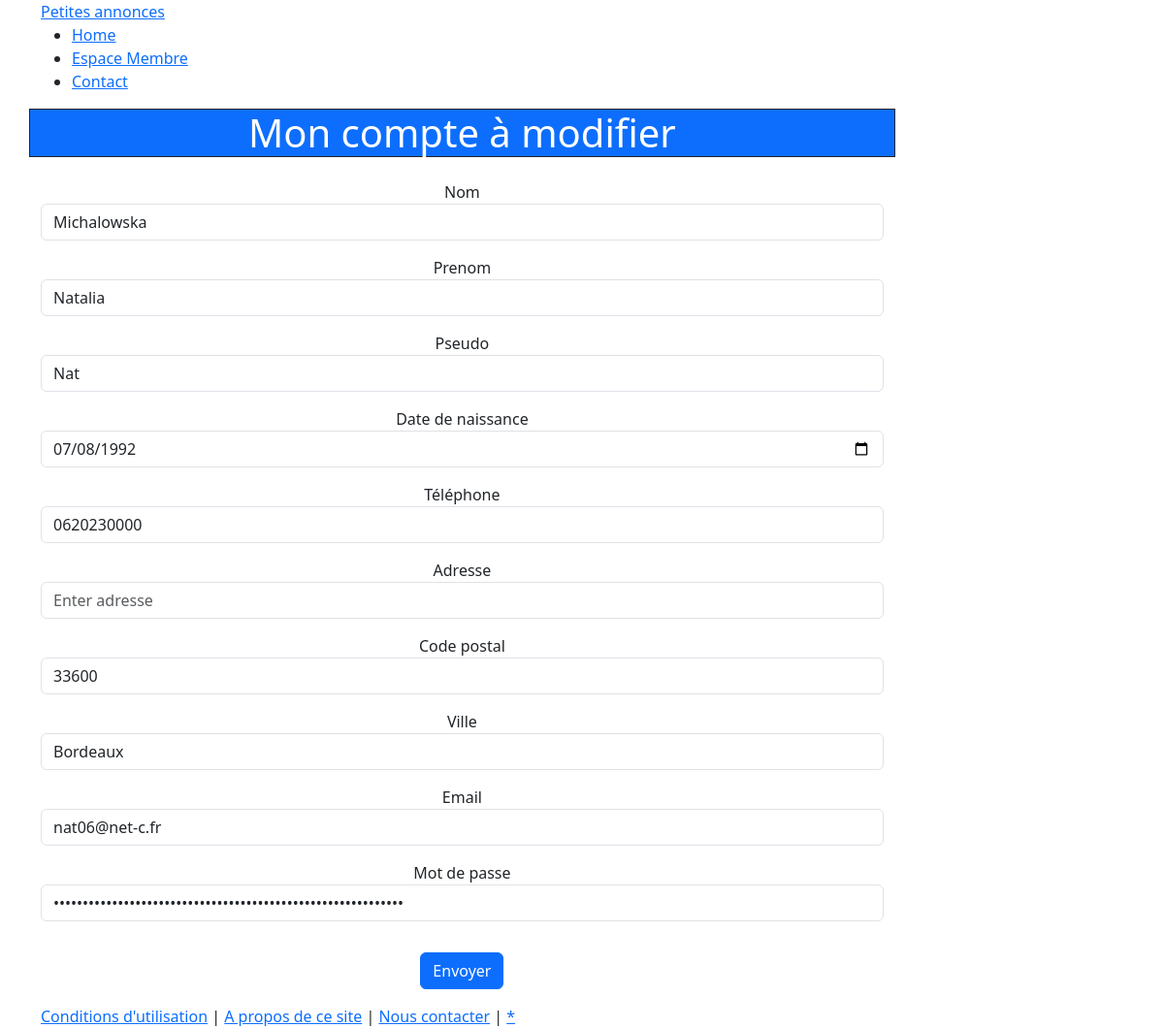
Before: /?p=compte_form (signed in) with the older database file.
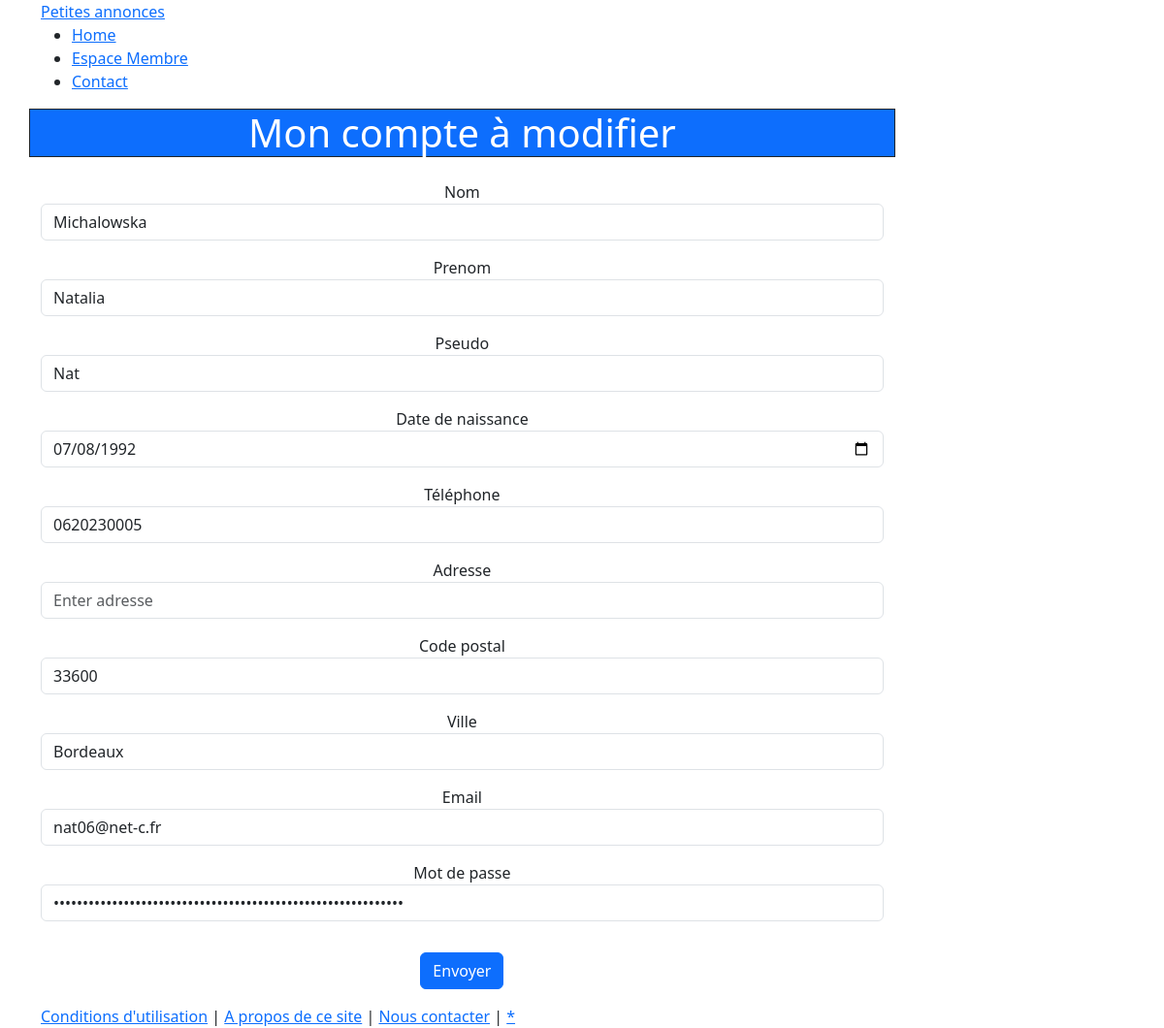
After: the same page with the newer database file.
### tables this page shows
CREATE TABLE IF NOT EXISTS `membres` (
  `id` int UNSIGNED NOT NULL AUTO_INCREMENT,
  `is_admin` tinyint NOT NULL DEFAULT '0',
  `actif` int DEFAULT '1',
  `username` varchar(150) NOT NULL,
  `email` varchar(250) NOT NULL,
  `password` varchar(250) NOT NULL,
  `nom` varchar(150) DEFAULT NULL,
  `prenom` varchar(150) DEFAULT NULL,
  `date_naissance` date DEFAULT NULL,
  `telephone` varchar(20) DEFAULT NULL,
  `adresse` varchar(250) DEFAULT NULL,
  `code_postal` mediumint DEFAULT NULL,
  `ville` varchar(150) DEFAULT NULL,
  `date_inscription` datetime NOT NULL DEFAULT CURRENT_TIMESTAMP,
  `token` varchar(250) DEFAULT NULL,
  `date_validite_token` datetime DEFAULT NULL,
  `cagnotte` float UNSIGNED DEFAULT NULL,
  `date_update` datetime DEFAULT NULL,
  PRIMARY KEY (`id`)
);

### views/Membre/compte_form.php (the view, shortened to what this page needs)
<?php
if(isset($_SESSION['id'])) {
    $id=$_SESSION['id'];
    try {
        $db = connect();
        $membersQuery = $db->prepare('SELECT * FROM membres WHERE id= :id');
        $membersQuery->execute(['id' => $id]);
        $member = $membersQuery->fetch(PDO::FETCH_ASSOC);
    } catch (Exception $e) {
        echo $e->getMessage();
    }
}
?>
<div class='row'>
<h1 class='col-md-12 text-center border border-dark bg-primary text-white'>Mon compte à modifier</h1>
</div>
<div class='row'>
    <form method='post' action=''>
        <div class='form-group my-3'>
            <label for='nom'>Nom</label>
            <input type='text' name='nom' class='form-control' id='nom' placeholder='Enter nom' required autofocus value='<?= isset($member['nom']) ? htmlentities($member['nom'] ?? '') : '' ?>'>
        </div>
        <div class='form-group my-3'>
            <label for='prenom'>Prenom</label>
            <input type='text' name='prenom' class='form-control' id='prenom' placeholder='Enter prenom' value='<?= isset($member['prenom']) ? htmlentities($member['prenom'] ?? '')  : '' ?>'>
        </div>
        <div class='form-group my-3'>
            <label for='pseudo'>Pseudo</label>
            <input type='text' name='pseudo' class='form-control' id='pseudo' placeholder='Pseudo' value='<?= isset($member['username']) ? htmlentities($member['username'])  : '' ?>'>
        </div>
        <div class='form-group my-3'>
            <label for='date'>Date de naissance</label>
            <input type='date' name='date' class='form-control' id='date' placeholder='Enter date de naissance' value='<?= isset($member['date_naissance']) ? htmlentities($member['date_naissance'])  : '' ?>'>
        </div>
        <div class='form-group my-3'>
            <label for='tel'>Téléphone</label>
            <input type='texte' name='tel' class='form-control' id='tel' placeholder='Enter numéro de telephone' value='<?= isset($member['telephone']) ? htmlentities($member['telephone'])  : '' ?>'>
        </div>
        <div class='form-group my-3'>
            <label for='adresse'>Adresse</label>
            <input type='texte' name='adresse' class='form-control' id='adresse' placeholder='Enter adresse' value='<?= isset($member['adresse']) ? htmlentities($member['adresse'])  : '' ?>'>
        </div>
        <div class='form-group my-3'>
            <label for='cp'>Code postal</label>
            <input type='texte' name='cp' class='form-control' id='cp' placeholder='Enter code postal' value='<?= isset($member['code_postal']) ? htmlentities($member['code_postal'])  : '' ?>'>
        </div>
        <div class='form-group my-3'>
            <label for='ville'>Ville</label>
            <input type='texte' name='ville' class='form-control' id='ville' placeholder='Enter ville' value='<?= isset($member['ville']) ? htmlentities($member['ville'])  : '' ?>'>
        </div>
        <div class='form-group my-3'>
            <label for='email'>Email</label>
            <input type='texte' name='email' class='form-control' id='email' placeholder='Enter email' value='<?= isset($member['email']) ? htmlentities($member['email'])  : '' ?>'>
        </div>
        <div class='form-group my-3'>
            <label for='mdp'>Mot de passe</label>
            <input type='password' name='mdp' class='form-control' id='mdp' placeholder='Enter email' value='<?= isset($member['password']) ? htmlentities($member['password'])  : '' ?>'>
        </div>
        <button type='submit' class='btn btn-primary my-3' name='submit'>Envoyer</button>
    </form>
</div>

Changed rows visible on the page:
changed membres "Michalowska": tel "0620230000" → "0620230005"
